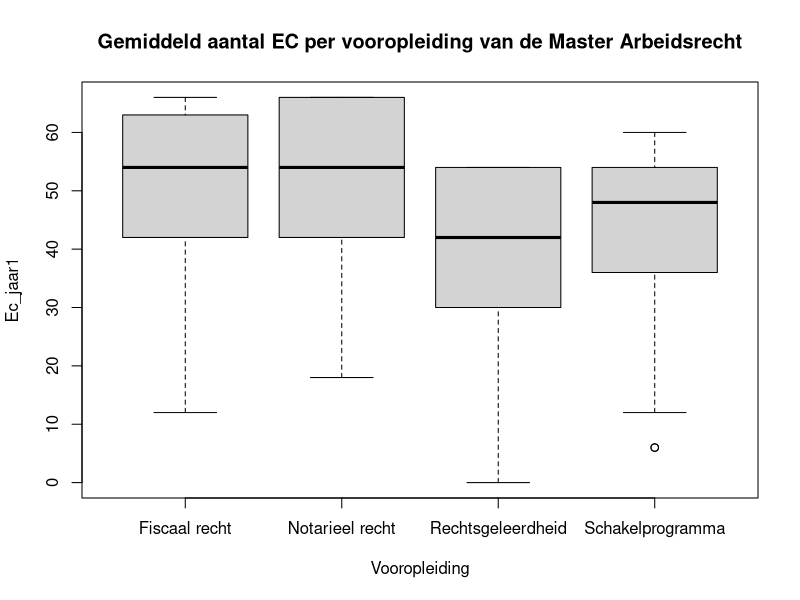

Recreate this plot in R.
## ---- chunk 1
paste0(here::here(),"/03. Includes/code/Header.R")
## ---- chunk 2
library(stringr)
Round_and_format <- function(x, digits = 2) {
  x <- as.character(round(x, digits))
  x <- str_replace(x, "[.]", ",")
  return(x)
}
## ---- chunk 3
## H0 en H1 medianen of gemiddelden, ook in toepassing 
## is het wel interessant om gemiddelden te tonen? 
## link naar Mann W-U test 
## Vraag Sandjai en Martijn: Hoe kan het dat fiscaal recht en schakelprogramma niet significant verschillen, terwijl notarieel recht en schakelprogramma wel verschillen.  


RNGkind(sample.kind = "Rounding")
set.seed(8)
# 3
## 300 waarnemingen voor Vooropleiding
Seed <- sample(c(1, 2, 3, 4), 300, replace = TRUE)
Vooropleiding <-  ifelse(Seed == 1, "Rechtsgeleerdheid", 
                  ifelse(Seed == 2, "Notarieel recht",
                  ifelse(Seed == 3, "Fiscaal recht",
                  ifelse(Seed == 4, "Schakelprogramma",
                                 NA))))

## 300 waarnemingen voor puntenaantallen, random gesampled uit een lijst mogelijkheden
Punten_mogelijkheden <- c(6, 12, 18, 24, 30, 36, 36, 42, 42, 42, 48, 48, 48, 48, 54, 54, 54, 60, 60, 60, 60, 60, 60)
Ec_jaar1 <- sample(Punten_mogelijkheden, 300, replace = TRUE)

Studentnr <- sample(3000000:4000000, 300)
Resultaten_arbeidsrecht <- data.frame(Studentnr, Vooropleiding, Ec_jaar1)

## puntencorrectie om Fiscaal en Notarieel +6 punten te geven en Rechtsgeleerdheid -6 punten
Resultaten_arbeidsrecht$Ec_jaar1[Vooropleiding == "Fiscaal recht" | Vooropleiding == "Notarieel recht"] <-
  Resultaten_arbeidsrecht$Ec_jaar1[Vooropleiding == "Fiscaal recht" | Vooropleiding == "Notarieel recht"] + 6
Resultaten_arbeidsrecht$Ec_jaar1[Vooropleiding == "Rechtsgeleerdheid"] <-
  Resultaten_arbeidsrecht$Ec_jaar1[Vooropleiding == "Rechtsgeleerdheid"] - 6
## ---- chunk 4
## Eerste 6 observaties
head(Resultaten_arbeidsrecht)

## Laatste 6 observaties
tail(Resultaten_arbeidsrecht)
## ---- chunk 5
## Opleidingen in de data aanwezig
levels(Resultaten_arbeidsrecht$Vooropleiding)
## ---- chunk 6
## Aantallen en mediaan
library(dplyr)
group_by(Resultaten_arbeidsrecht, Vooropleiding) %>%
  summarise(
    count = n(),
    median = median(Ec_jaar1)
  )
## ---- chunk 7
library(dplyr)
x <- group_by(Resultaten_arbeidsrecht, Vooropleiding) %>%
  summarise(
    count = n(),
    median = median(Ec_jaar1)
  )

vN_FIS <- Round_and_format(x[1,2])
vN_NOT <- Round_and_format(x[2,2])
vN_RCH <- Round_and_format(x[3,2])
vN_SCH <- Round_and_format(x[4,2])

vMed_FIS <- Round_and_format(x[1,3])
vMed_NOT <- Round_and_format(x[2,3])
vMed_RCH <- Round_and_format(x[3,3])
vMed_SCH <- Round_and_format(x[4,3])
## ---- chunk 8
boxplot(Ec_jaar1 ~ Vooropleiding, Resultaten_arbeidsrecht,
        main = "Gemiddeld aantal EC per vooropleiding van de Master Arbeidsrecht")
## ---- chunk 9
kruskal.test(Ec_jaar1 ~ Vooropleiding, Resultaten_arbeidsrecht)
## ---- chunk 10
Ktest <- kruskal.test(Ec_jaar1 ~ Vooropleiding, Resultaten_arbeidsrecht)
vK_DF <- Round_and_format(Ktest$parameter)
vK_Chi2 <- Round_and_format(Ktest$statistic)
vK_P <- Round_and_format(Ktest$p.value)
## ---- chunk 11
pairwise.wilcox.test(Resultaten_arbeidsrecht$Ec_jaar1, Resultaten_arbeidsrecht$Vooropleiding, p.adjust.method = "bonferroni")
